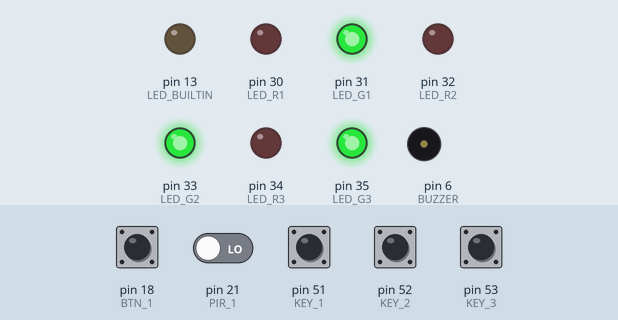
A sketch run on a simulated Arduino Mega 2560, built with avr-gcc and run on an emulated ATmega2560. On the bench: output pins drawn as LEDs (lit = HIGH), buzzer (waves = sounding, pin HIGH). The inputs (shaded band) are chosen by the test bench; at power-on: pin 18 (BTN_1), pin 51 (KEY_1), pin 52 (KEY_2), pin 53 (KEY_3) HIGH, pin 21 (PIR_1) LOW. What the sketch prints to the serial monitor is not drawn.

Above: at 1.9 s.
2.0 s: pin 18 (BTN_1) pulled LOW for 0.15 s
At 2.18 s:
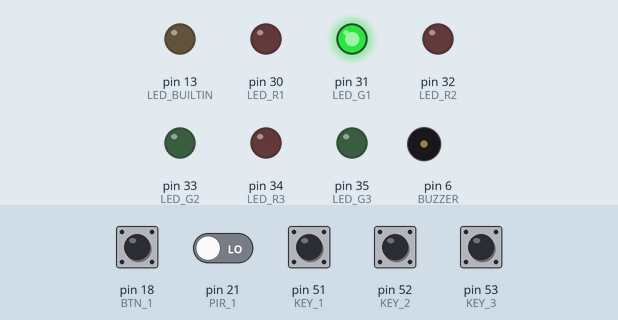
9.0 s: pin 51 (KEY_1) pulled LOW for 0.15 s
At 9.09 s:
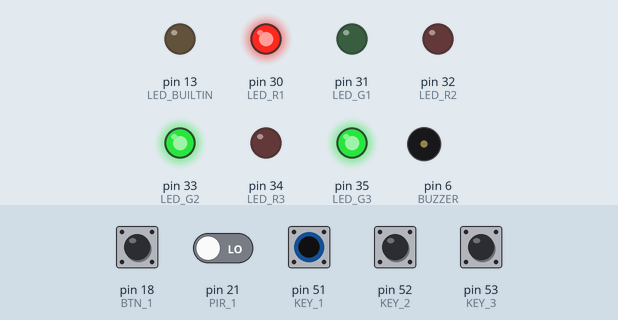
10.6 s: pin 52 (KEY_2) pulled LOW for 0.15 s
At 10.69 s:
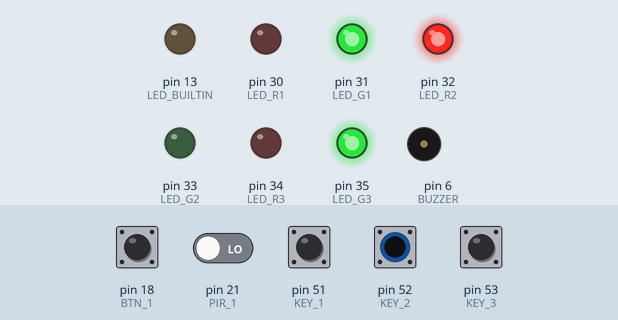
12.2 s: pin 53 (KEY_3) pulled LOW for 0.15 s
At 12.28 s:
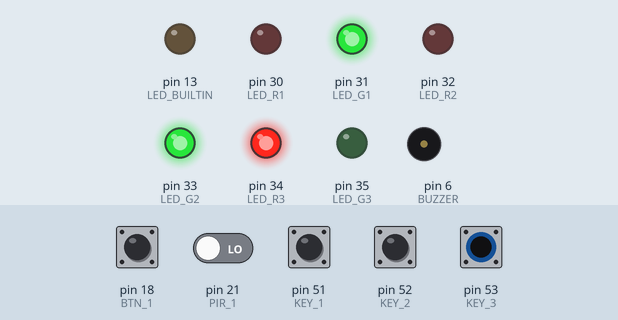
13.8 s: pin 51 (KEY_1) driven LOW and pin 52 (KEY_2) driven LOW
At 15.2 s:
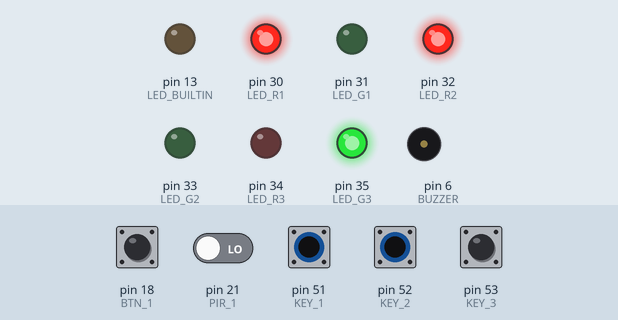
Timing chart, 0 to 16.3 s (numbered marks = the images above; inputs shaded):
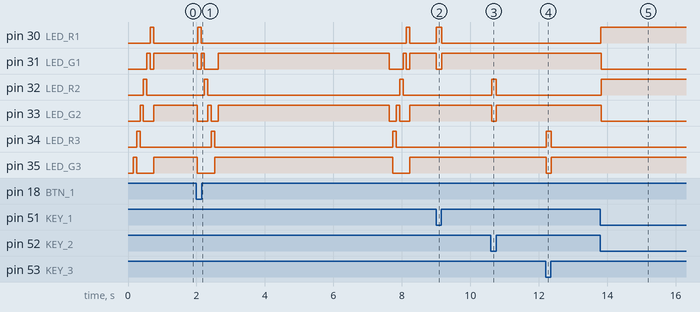

The sketch:

sketch_keyHook.ino
```cpp
#include "pitches.h"
//pin setup
//output pins
#define LED_R1 30
#define LED_G1 31
#define LED_R2 32
#define LED_G2 33
#define LED_R3 34
#define LED_G3 35
#define BUZZER 6
#define LED_BOARD = LED_BUILTIN //This could be used for error signalling

const int LED[] = {LED_R1, LED_G1, LED_R2, LED_G2, LED_R3, LED_G3};
const int LED_RED[] = {LED_R1, LED_R2, LED_R3};
const int LED_GRN[] = {LED_G1, LED_G2, LED_G3};

//input pins
#define KEY_1 51
#define KEY_2 52
#define KEY_3 53

#define PIR_1 21
#define BTN_1 18

const int IN[] = {KEY_1, KEY_2, KEY_3, PIR_1, BTN_1};
const int KEY[] = {KEY_1, KEY_2, KEY_3};

enum state{ALARM_OFF, ALARM_ON, CLOSED, OPEN};

volatile state systemState = ALARM_OFF;
volatile int preKeyNum = 0;
volatile int keyNum = 0;

int openTrigger = 4;

long lastKeyCheckedTime = 0;    // time when we check the number of keys on the hook
long KEY_CHECK_FREQ = 500;
int keyTaken = 0;


// MELODY and TIMING  =======================================
//  melody[] is an array of notes, accompanied by beats[],
//  which sets each note's relative length (higher #, longer note)
// Super Mario from: http://www.linuxcircle.com/2013/03/31/playing-mario-bros-tune-with-arduino-and-piezo-buzzer/
int melody[] = {
  NOTE_E7, NOTE_E7, 0, NOTE_E7,
  0, NOTE_C7, NOTE_E7, 0,
  NOTE_G7, 0, 0,  0,
  NOTE_G6, 0, 0, 0,

  NOTE_C7, 0, 0, NOTE_G6,
  0, 0, NOTE_E6, 0,
  0, NOTE_A6, 0, NOTE_B6,
  0, NOTE_AS6, NOTE_A6, 0,

  NOTE_G6, NOTE_E7, NOTE_G7,
  NOTE_A7, 0, NOTE_F7, NOTE_G7,
  0, NOTE_E7, 0,NOTE_C7,
  NOTE_D7, NOTE_B6, 0, 0,

  NOTE_C7, 0, 0, NOTE_G6,
  0, 0, NOTE_E6, 0,
  0, NOTE_A6, 0, NOTE_B6,
  0, NOTE_AS6, NOTE_A6, 0,

  NOTE_G6, NOTE_E7, NOTE_G7,
  NOTE_A7, 0, NOTE_F7, NOTE_G7,
  0, NOTE_E7, 0,NOTE_C7,
  NOTE_D7, NOTE_B6, 0, 0
};
int beats[]  = {
  12, 12, 12, 12,
  12, 12, 12, 12,
  12, 12, 12, 12,
  12, 12, 12, 12,

  12, 12, 12, 12,
  12, 12, 12, 12,
  12, 12, 12, 12,
  12, 12, 12, 12,

  9, 9, 9,
  12, 12, 12, 12,
  12, 12, 12, 12,
  12, 12, 12, 12,

  12, 12, 12, 12,
  12, 12, 12, 12,
  12, 12, 12, 12,
  12, 12, 12, 12,

  9, 9, 9,
  12, 12, 12, 12,
  12, 12, 12, 12,
  12, 12, 12, 12,
};

int MAX_COUNT = sizeof(melody) / sizeof(melody[0]); // Melody length, for looping.
int thisNote = 0;

void playTone(int targetPin, long frequency, long length) {
  long delayValue = 1000000/frequency/2; // calculate the delay value between transitions
  //// 1 second's worth of microseconds, divided by the frequency, then split in half since
  //// there are two phases to each cycle
  long numCycles = frequency * length/ 1000; // calculate the number of cycles for proper timing
  //// multiply frequency, which is really cycles per second, by the number of seconds to
  //// get the total number of cycles to produce
  for (long i=0; i < numCycles; i++){ // for the calculated length of time...
    digitalWrite(targetPin,HIGH); // write the buzzer pin high to push out the diaphram
    delayMicroseconds(delayValue); // wait for the calculated delay value
    digitalWrite(targetPin,LOW); // write the buzzer pin low to pull back the diaphram
    delayMicroseconds(delayValue); // wait again or the calculated delay value
  }
}

////////////////////////////////////////////
// setup
//
//
void setup() {

  Serial.begin(9600);

  //Setup outputs
  pinMode(LED_BUILTIN, OUTPUT);
  pinMode(LED_R1, OUTPUT);
  pinMode(LED_G1, OUTPUT);
  pinMode(LED_R2, OUTPUT);
  pinMode(LED_G2, OUTPUT);
  pinMode(LED_R3, OUTPUT);
  pinMode(LED_G3, OUTPUT);
  pinMode(BUZZER, OUTPUT);

  //setup inputs
  pinMode(KEY_1, INPUT);
  pinMode(KEY_2, INPUT);
  pinMode(KEY_3, INPUT);
  pinMode(PIR_1, INPUT);
  pinMode(BTN_1, INPUT);

  digitalWrite(KEY_1, HIGH);
  digitalWrite(KEY_2, HIGH);
  digitalWrite(KEY_3, HIGH);

  digitalWrite(BTN_1, HIGH);
  digitalWrite(PIR_1, HIGH);

  int keyCheck = 0;
  preKeyNum = currentKeyNum();
  while(keyCheck < 3) {  // Eliminate noise
    keyNum = currentKeyNum();
    if(keyNum == preKeyNum) {
      keyCheck ++;
    } else {
      preKeyNum = keyNum;
      keyCheck = 0;
    }
    delay(50);
  }

  flashLED_reverse();
  openTrigger = 0;
  keyTaken = 0;

  attachInterrupt(digitalPinToInterrupt(18), turnOffAlarm, FALLING);
  attachInterrupt(digitalPinToInterrupt(21), motionFound, FALLING);
}


long triggerTime = 0;
long CHECK_KEY_TIME = 3000;
long alarmOnTime = 0;
long ALARM_EXPIRE_TIME = 12000;
boolean resetFlg = false;

void systemReset() {
  int keyCheck = 0;
  preKeyNum = currentKeyNum();
  while(keyCheck < 3) {  // Eliminate noise
    keyNum = currentKeyNum();
    if(keyNum == preKeyNum) {
      keyCheck ++;
    } else {
      preKeyNum = keyNum;
      keyCheck = 0;
    }
    delay(50);
  }

  buzzerOff();
  thisNote = 0;
  systemState = ALARM_OFF;
  keyTaken = 0;
  openTrigger = 4;
  //resetFlg = true;
}

void flashLED_reverse(){
  for(int i=0; i<6; i++){
    ledOff(LED[i]);
  }
  for(int i=5; i>=0; i--){
    ledOn(LED[i]);
    delay(100);
    ledOff(LED[i]);
  }
}

void flashLED(){
  for(int i=0; i<6; i++){
    ledOff(LED[i]);
  }
  for(int i=0; i<6; i++){
    ledOn(LED[i]);
    delay(100);
    ledOff(LED[i]);
  }
}

void loop(){
  setLEDStatus();
  keyNum = currentKeyNum();

  if(ALARM_OFF == systemState){
    if(1 == openTrigger){  // Door open
      triggerTime = millis();
      openTrigger = 2;
    }else if(2 == openTrigger){
      if(millis() - triggerTime < CHECK_KEY_TIME){
        if(keyNum>preKeyNum || keyTaken == 1){
          keyTaken = 1;
          openTrigger = 4;
        }
      }else {
          openTrigger = 3;  // trigger the alarm
      }
    }else if(3 == openTrigger){
      systemState = ALARM_ON;
      alarmOnTime = millis();
    }else if(4 == openTrigger){
       // Flash the LED to notify
       flashLED();
       setLEDStatus();
       delay(5000);   // duration until next motion detection
       flashLED_reverse();
       setLEDStatus();
       thisNote = 0;
       openTrigger = 0;
       keyTaken = 0;
    }
  }else{
    if(millis() - alarmOnTime > ALARM_EXPIRE_TIME || keyNum>preKeyNum || keyTaken == 1){
      keyTaken = 0;
      systemReset();
    }else {
        if(thisNote >= MAX_COUNT) thisNote = 0;
      // ---------------- play tone ---------------- //
         // to calculate the note duration, take one second
         // divided by the note type.
         //e.g. quarter note = 1000 / 4, eighth note = 1000/8, etc.
         int noteDuration = 1000/beats[thisNote];

         playTone(BUZZER, melody[thisNote],noteDuration);

         // to distinguish the notes, set a minimum time between them.
         // the note's duration + 30% seems to work well:
         int pauseBetweenNotes = noteDuration * 1.30;
         delay(pauseBetweenNotes);

         // stop the tone playing:
         playTone(BUZZER, 0,noteDuration);
      // ---------------- play tone ---------------- //
      thisNote++;
    }
  }

  if(millis() - lastKeyCheckedTime > KEY_CHECK_FREQ){ // update every KEY_CHECK_FREQ ms
    lastKeyCheckedTime = millis();
    if(preKeyNum > keyNum && keyTaken==0 && openTrigger!=4){
      keyTaken = 1;
    }

    preKeyNum = keyNum;
  }

}


///////////////////////////////////
// Detect door activity
//

void motionFound() {
    if(0 == openTrigger && ALARM_OFF == systemState)openTrigger = 1;
}


///////////////////////////////////
// Check current number of keys
//
int currentKeyNum() {
  int cnt=0;
  for(int i=0; i<(sizeof(KEY) / sizeof(KEY[0])); i++) {
    if(!digitalRead(KEY[i])) {
      cnt ++;
    }
  }
  //Serial.println("Current Key Count = " + String(cnt));
  return cnt;
}

void turnOffAlarm(){
  digitalWrite(BUZZER, LOW);
  systemState = ALARM_OFF;
  preKeyNum = keyNum;
  buzzerOff();
  thisNote = 0;
  openTrigger = 4;
}


///////////////////////////////////
//Turn an LED on
//
boolean keyStatus(int key) {
//  Serial.println("[KEY "+ String(key)  +" STATUS]:" + digitalRead(KEY[key])) ;
  return digitalRead(digitalRead(KEY[key]));
}

///////////////////////////////////
//Turn an LED on based on key status
//
void setLEDStatus() {
  for (int i = 0; i < (sizeof(KEY) / sizeof(LED[0])); i++) {
    if(digitalRead(KEY[i])) {
      ledOn(LED_GRN[i]);
      ledOff(LED_RED[i]);
    } else {
      ledOn(LED_RED[i]);
      ledOff(LED_GRN[i]);
    }
  }
}

///////////////////////////////////
//Turn an LED on
//
void ledOn(int pin) {
  Serial.println("[LED ON]:" + pin);
  digitalWrite(pin, HIGH);
}


///////////////////////////////////
//Turn an LED off
//
void ledOff(int pin) {
  Serial.println("[LED OFF]:" + pin);
  digitalWrite(pin, LOW);
}

///////////////////////////////////
//Turn Buzzer On
//
void buzzerOn() {
  Serial.println("[BUZZER ON]");
  digitalWrite(BUZZER, HIGH);
}

///////////////////////////////////
//Turn Buzzer On
//
void buzzerOff() {
  Serial.println("[BUZZER OFF]");
  digitalWrite(BUZZER, LOW);
}
```

pitches.h
```cpp
/*************************************************
 * Public Constants
 *************************************************/

#define NOTE_B0  31
#define NOTE_C1  33
#define NOTE_CS1 35
#define NOTE_D1  37
#define NOTE_DS1 39
#define NOTE_E1  41
#define NOTE_F1  44
#define NOTE_FS1 46
#define NOTE_G1  49
#define NOTE_GS1 52
#define NOTE_A1  55
#define NOTE_AS1 58
#define NOTE_B1  62
#define NOTE_C2  65
#define NOTE_CS2 69
#define NOTE_D2  73
#define NOTE_DS2 78
#define NOTE_E2  82
#define NOTE_F2  87
#define NOTE_FS2 93
#define NOTE_G2  98
#define NOTE_GS2 104
#define NOTE_A2  110
#define NOTE_AS2 117
#define NOTE_B2  123
#define NOTE_C3  131
#define NOTE_CS3 139
#define NOTE_D3  147
#define NOTE_DS3 156
#define NOTE_E3  165
#define NOTE_F3  175
#define NOTE_FS3 185
#define NOTE_G3  196
#define NOTE_GS3 208
#define NOTE_A3  220
#define NOTE_AS3 233
#define NOTE_B3  247
#define NOTE_C4  262
#define NOTE_CS4 277
#define NOTE_D4  294
#define NOTE_DS4 311
#define NOTE_E4  330
#define NOTE_F4  349
#define NOTE_FS4 370
#define NOTE_G4  392
#define NOTE_GS4 415
#define NOTE_A4  440
#define NOTE_AS4 466
#define NOTE_B4  494
#define NOTE_C5  523
#define NOTE_CS5 554
#define NOTE_D5  587
#define NOTE_DS5 622
#define NOTE_E5  659
#define NOTE_F5  698
#define NOTE_FS5 740
#define NOTE_G5  784
#define NOTE_GS5 831
#define NOTE_A5  880
#define NOTE_AS5 932
#define NOTE_B5  988
#define NOTE_C6  1047
#define NOTE_CS6 1109
#define NOTE_D6  1175
#define NOTE_DS6 1245
#define NOTE_E6  1319
#define NOTE_F6  1397
#define NOTE_FS6 1480
#define NOTE_G6  1568
#define NOTE_GS6 1661
#define NOTE_A6  1760
#define NOTE_AS6 1865
#define NOTE_B6  1976
#define NOTE_C7  2093
#define NOTE_CS7 2217
#define NOTE_D7  2349
#define NOTE_DS7 2489
#define NOTE_E7  2637
#define NOTE_F7  2794
#define NOTE_FS7 2960
#define NOTE_G7  3136
#define NOTE_GS7 3322
#define NOTE_A7  3520
#define NOTE_AS7 3729
#define NOTE_B7  3951
#define NOTE_C8  4186
#define NOTE_CS8 4435
#define NOTE_D8  4699
#define NOTE_DS8 4978
```

Measured:
- after the input at 2.0 s, pin 30 (LED_R1): alternates HIGH for 0.10 s and LOW for 6.0 s, starting at once; pin 31 (LED_G1): HIGH → LOW at once, → HIGH 0.12 s later, → LOW 0.10 s later, → HIGH 0.40 s later, … (8 changes in this stretch)
- after the input at 9.0 s, pin 30 (LED_R1): LOW → HIGH at once, → LOW 0.16 s later; pin 31 (LED_G1): HIGH → LOW at once, → HIGH 0.16 s later
- after the input at 10.6 s, pin 32 (LED_R2): LOW → HIGH at once, → LOW 0.14 s later; pin 33 (LED_G2): HIGH → LOW at once, → HIGH 0.14 s later
- after the input at 12.2 s, pin 34 (LED_R3): LOW → HIGH at once, → LOW 0.14 s later; pin 35 (LED_G3): HIGH → LOW at once, → HIGH 0.14 s later
- after the input at 13.8 s, pin 30 (LED_R1), pin 32 (LED_R2): LOW → HIGH at once; pin 31 (LED_G1), pin 33 (LED_G2): HIGH → LOW at once
